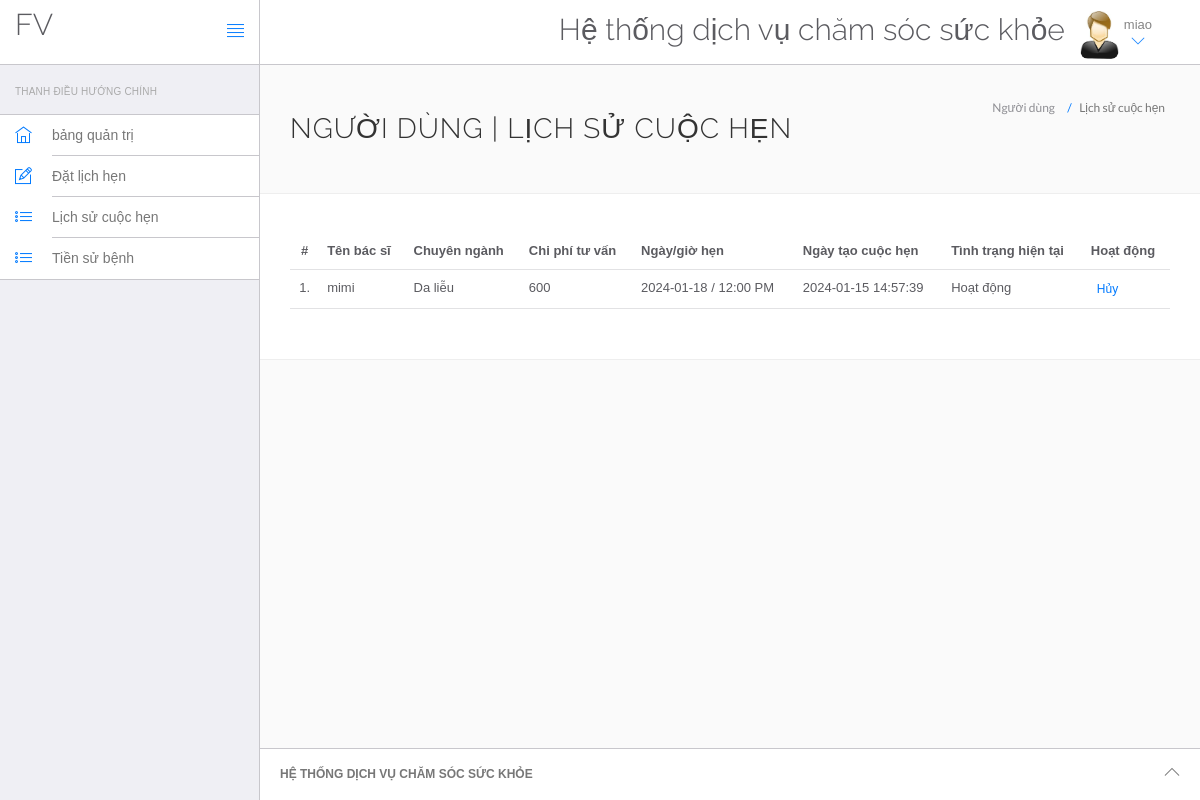
/HeThongQuanLyBenhVien/health_care/appointment-history.php (signed in), run on the app's committed database.
### tables this page shows
CREATE TABLE `users` (
  `id` int(11) NOT NULL,
  `fullName` varchar(255) DEFAULT NULL,
  `address` longtext DEFAULT NULL,
  `city` varchar(255) DEFAULT NULL,
  `gender` varchar(255) DEFAULT NULL,
  `email` varchar(255) DEFAULT NULL,
  `password` varchar(255) DEFAULT NULL,
  `regDate` timestamp NULL DEFAULT current_timestamp(),
  `updationDate` timestamp NULL DEFAULT NULL ON UPDATE current_timestamp()
);

CREATE TABLE `appointment` (
  `id` int(11) NOT NULL,
  `doctorSpecialization` varchar(255) DEFAULT NULL,
  `doctorId` int(11) DEFAULT NULL,
  `userId` int(11) DEFAULT NULL,
  `consultancyFees` int(11) DEFAULT NULL,
  `appointmentDate` varchar(255) DEFAULT NULL,
  `appointmentTime` varchar(255) DEFAULT NULL,
  `postingDate` timestamp NULL DEFAULT current_timestamp(),
  `userStatus` int(11) DEFAULT NULL,
  `doctorStatus` int(11) DEFAULT NULL,
  `updationDate` timestamp NULL DEFAULT NULL ON UPDATE current_timestamp()
);

CREATE TABLE `doctors` (
  `id` int(11) NOT NULL,
  `specilization` varchar(255) DEFAULT NULL,
  `doctorName` varchar(255) DEFAULT NULL,
  `address` longtext DEFAULT NULL,
  `docFees` varchar(255) DEFAULT NULL,
  `contactno` bigint(11) DEFAULT NULL,
  `docEmail` varchar(255) DEFAULT NULL,
  `password` varchar(255) DEFAULT NULL,
  `creationDate` timestamp NULL DEFAULT current_timestamp(),
  `updationDate` timestamp NULL DEFAULT NULL ON UPDATE current_timestamp()
);

### HeThongQuanLyBenhVien/health_care/appointment-history.php (the view, shortened to what this page needs)
<?php
include('include/connect.php');
if(strlen($_SESSION['id']==0)) {
 header('location:logout.php');
  } else{
?>
<!DOCTYPE html>
<html lang="en">
	<head>
		<link rel="stylesheet" href="vendor/bootstrap/css/bootstrap.min.css">
		<link rel="stylesheet" href="vendor/fontawesome/css/font-awesome.min.css">
		<link rel="stylesheet" href="vendor/themify-icons/themify-icons.min.css">
		<link href="vendor/animate.css/animate.min.css" rel="stylesheet" media="screen">
		<link href="vendor/perfect-scrollbar/perfect-scrollbar.min.css" rel="stylesheet" media="screen">
		<link href="vendor/switchery/switchery.min.css" rel="stylesheet" media="screen">
		<link href="vendor/bootstrap-touchspin/jquery.bootstrap-touchspin.min.css" rel="stylesheet" media="screen">
		<link href="vendor/select2/select2.min.css" rel="stylesheet" media="screen">
		<link href="vendor/bootstrap-datepicker/bootstrap-datepicker3.standalone.min.css" rel="stylesheet" media="screen">
		<link href="vendor/bootstrap-timepicker/bootstrap-timepicker.min.css" rel="stylesheet" media="screen">
		<link rel="stylesheet" href="assets/css/styles.css">
		<link rel="stylesheet" href="assets/css/plugins.css">
		<link rel="stylesheet" href="assets/css/themes/theme-1.css" id="skin_color" />
	</head>
	<body>
		<div id="app">
<?php include('include/sidebar.php');?>
			<div class="app-content">
					<?php include('include/header.php');?>
				<div class="main-content" >
					<div class="wrap-content container" id="container">
						<section id="page-title">
							<div class="row">
								<div class="col-sm-8">
									<h1 class="mainTitle">Người dùng | Lịch sử cuộc hẹn</h1>
																	</div>
								<ol class="breadcrumb">
									<li>
										<span>Người dùng </span>
									</li>
									<li class="active">
										<span>Lịch sử cuộc hẹn</span>
									</li>
								</ol>
							</div>
						</section>
						<div class="container-fluid container-fullw bg-white">
									<div class="row">
								<div class="col-md-12">
									<table class="table table-hover" id="sample-table-1">
										<thead>
											<tr>
												<th class="center">#</th>
												<th class="hidden-xs">Tên bác sĩ</th>
												<th>Chuyên ngành</th>
												<th>Chi phí tư vấn</th>
												<th>Ngày/giờ hẹn </th>
												<th>Ngày tạo cuộc hẹn  </th>
												<th>Tình trạng hiện tại</th>
												<th>Hoạt động</th>
											</tr>
										</thead>
										<tbody>
<?php
$sql=mysqli_query($con,"select doctors.doctorName as docname,appointment.*  from appointment join doctors on doctors.id=appointment.doctorId where appointment.userId='".$_SESSION['id']."'");
$cnt=1;
while($row=mysqli_fetch_array($sql))
{
?>
											<tr>
												<td class="center"><?php echo $cnt;?>.</td>
												<td class="hidden-xs"><?php echo $row['docname'];?></td>
												<td><?php echo $row['doctorSpecialization'];?></td>
												<td><?php echo $row['consultancyFees'];?></td>
												<td><?php echo $row['appointmentDate'];?> / <?php echo
												 $row['appointmentTime'];?>
												</td>
												<td><?php echo $row['postingDate'];?></td>
												<td>
<?php if(($row['userStatus']==1) && ($row['doctorStatus']==1))
{
	echo "Hoạt động";
}
												?></td>
												<td >
												<div class="visible-md visible-lg hidden-sm hidden-xs">
							<?php if(($row['userStatus']==1) && ($row['doctorStatus']==1))
{ ?>
	<a href="appointment-history.php?id=<?php echo $row['id']?>&cancel=update" onClick="return confirm('Bạn có chắc là bạn muốn hủy cuộc hẹn này không ?')"class="btn btn-transparent btn-xs tooltips" title="CHủy cuộc hẹn" tooltip-placement="top" tooltip="Remove">Hủy</a>
	<?php } else {
		echo "Canceled";
		} ?>
												</div>
												</td>
											</tr>
											<?php
$cnt=$cnt+1;
											 }?>
										</tbody>
									</table>
								</div>
							</div>
								</div>
					</div>
				</div>
			</div>
	<?php include('include/footer.php');?>
		</div>
	</body>
</html>
<?php } ?>

### HeThongQuanLyBenhVien/health_care/include/header.php (shortened to what this page needs)
<header class="navbar navbar-default navbar-static-top">
					<div class="navbar-header">
						<a class="navbar-brand" href="#">
							<h2 style="padding-top:20% ">FV</h2>
						</a>
						<a href="#" class="sidebar-toggler pull-right visible-md visible-lg" data-toggle-class="app-sidebar-closed" data-toggle-target="#app">
							<i class="ti-align-justify"></i>
						</a>
					</div>
					<div class="navbar-collapse collapse">
						<ul class="nav navbar-right">
								<li  style="padding-top:2% ">
								<h2>Hệ thống dịch vụ chăm sóc sức khỏe</h2>
							</li>
							<li class="dropdown current-user">
								<a href class="dropdown-toggle" data-toggle="dropdown">
									<img src="assets/images/images.jpg"> <span class="username">
									<?php $query=mysqli_query($con,"select fullName from users where id='".$_SESSION['id']."'");
while($row=mysqli_fetch_array($query))
{
	echo $row['fullName'];
}
									?> <i class="ti-angle-down"></i></i></span>
								</a>
							</li>
						</ul>
					</div>
				</header>

### HeThongQuanLyBenhVien/health_care/assets/css/themes/theme-1.css (style rules this page uses)
body { background: #FAFAFA; }
header .navbar-header { background: #ffffff !important; border-right-color: #c8c7cc !important; border-bottom-color: #c8c7cc !important; }
header .navbar-header .sidebar-toggler, header .navbar-header .sidebar-mobile-toggler { color: #007aff !important; }
header .navbar-header .navbar-brand { color: #777 !important; }
header .navbar-collapse { background: #ffffff !important; border-bottom-color: #c8c7cc !important; box-shadow: none !important; }
header .navbar-collapse .navbar-right > li > a { color: #777; }
header .navbar-collapse .navbar-right > li > a i { color: #007aff !important; }

### data on the page
users: fullName "miao"
appointment: doctorId.doctorName "mimi", doctorSpecialization "Da liễu", consultancyFees "600", appointmentDate "2024-01-18", appointmentTime "12:00 PM", postingDate "2024-01-15 14:57:39", userStatus "Hoạt động"
